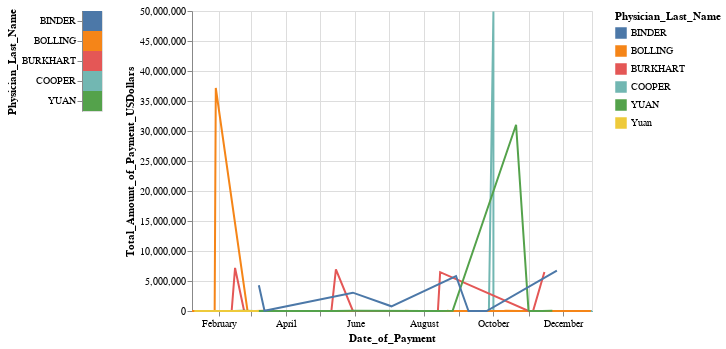

Notebook source saved alongside this figure:
### Code cell
physicans = pd.DataFrame({'Physician_Last_Name':top200_lnames})
selection = alt.selection_multi(fields=['Physician_Last_Name'])
color = alt.condition(selection, alt.Color('Physician_Last_Name:N'), alt.value('lightgray'))
physicans_selector = alt.Chart(physicans).mark_rect().encode(y='Physician_Last_Name', color=color).add_selection(selection)
timeline_top200_payments_chart = alt.Chart(top200_payments_breakdown_pddf).mark_line().encode(
    x=alt.X('Date_of_Payment:T'),
    y=alt.Y("Total_Amount_of_Payment_USDollars:Q"),
    color="Physician_Last_Name:N"
).add_selection(
    selection
).transform_filter(
    selection
)
physicans_selector|timeline_top200_payments_chart

### Figure 1 — Vega-Lite specification as saved in the notebook (floating-point values rounded to 4 significant figures; data arrays with more than 128 entries replaced by an {"elided": "..."} marker saying what was removed)
{"config": {"view": {"continuousWidth": 400, "continuousHeight": 300}}, "hconcat": [{"data": {"name": "data-de9bea2766489a6d8584c22f7abab6fe"}, "mark": "rect", "encoding": {"color": {"condition": {"type": "nominal", "field": "Physician_Last_Name", "selection": "selector039"}, "value": "lightgray"}, "y": {"type": "nominal", "field": "Physician_Last_Name"}}, "selection": {"selector039": {"type": "multi", "fields": ["Physician_Last_Name"]}}}, {"data": {"name": "data-76a9dc7ebecb1c2d5896885e3a14799c"}, "mark": "line", "encoding": {"color": {"type": "nominal", "field": "Physician_Last_Name"}, "x": {"type": "temporal", "field": "Date_of_Payment"}, "y": {"type": "quantitative", "field": "Total_Amount_of_Payment_USDollars"}}, "selection": {"selector039": {"type": "multi", "fields": ["Physician_Last_Name"]}}, "transform": [{"filter": {"selection": "selector039"}}]}], "$schema": "https://vega.github.io/schema/vega-lite/v4.8.1.json", "datasets": {"data-de9bea2766489a6d8584c22f7abab6fe": [{"Physician_Last_Name": "COOPER"}, {"Physician_Last_Name": "BOLLING"}, {"Physician_Last_Name": "YUAN"}, {"Physician_Last_Name": "BURKHART"}, {"Physician_Last_Name": "BINDER"}], "data-76a9dc7ebecb1c2d5896885e3a14799c": {"elided": "268 records"}}}
